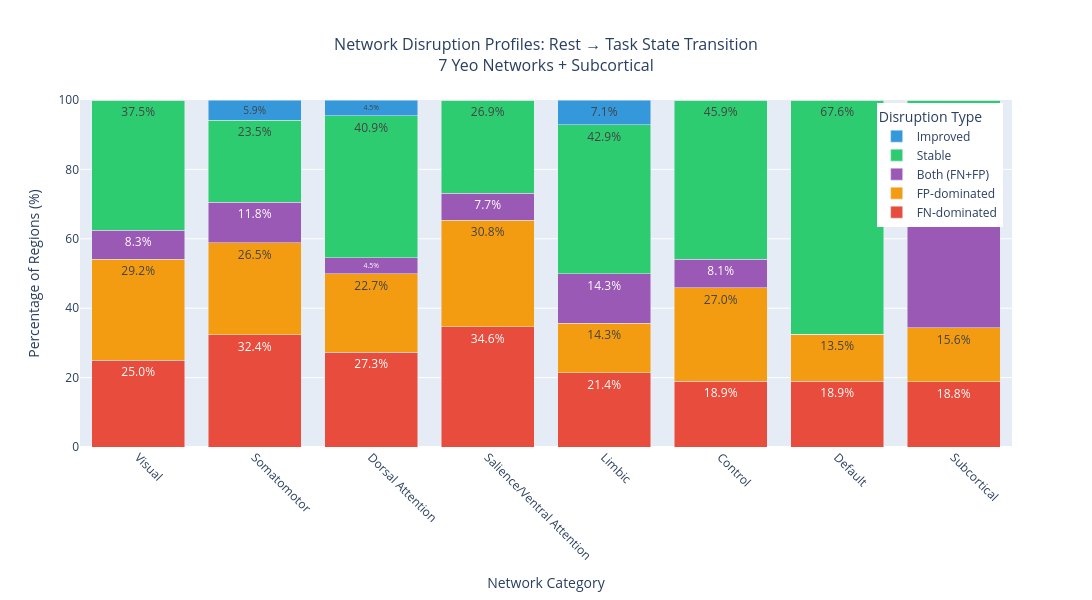

Write notebook code for a chart like this one.
### Code cell
n7_mapping = {
    'VisCent': 'Visual',
    'VisPeri': 'Visual',
    'SomMotA': 'Somatomotor',
    'SomMotB': 'Somatomotor',
    'DorsAttnA': 'Dorsal Attention',
    'DorsAttnB': 'Dorsal Attention',
    'SalVentAttnA': 'Salience/Ventral Attention',
    'SalVentAttnB': 'Salience/Ventral Attention',
    'LimbicA': 'Limbic',
    'LimbicB': 'Limbic',
    'ContA': 'Control',
    'ContB': 'Control',
    'ContC': 'Control',
    'DefaultA': 'Default',
    'DefaultB': 'Default',
    'DefaultC': 'Default',
    'TempPar': 'Temporal/Parietal'
}

# Create a function to map network names to N7 categories
def map_to_n7_category(network_name):
    """Map a network name to its N7 category."""
    # First check if it's in the mapping
    if network_name in n7_mapping:
        return n7_mapping[network_name]
    # Check if any of the mapping keys are in the network name (for partial matches)
    for key in n7_mapping:
        if key in str(network_name):
            return n7_mapping[key]
    # If not found, assume it's subcortical
    return 'Subcortical'

# Apply the mapping to create Category_8 column
network_profiles['Category_8'] = network_profiles['Network'].apply(map_to_n7_category)

# =============================================================================
# Visualization 1: Network Disruption Stacked Bar Chart
# =============================================================================

def plot_network_disruption_stacked(network_df):
    """Create stacked bar chart of disruption types by network."""
    
    # First, we need to aggregate by Category_8 since we want 8 bars
    # Let's create the aggregated data
    category_order = [
        'Visual',
        'Somatomotor', 
        'Dorsal Attention',
        'Salience/Ventral Attention',
        'Limbic',
        'Control',
        'Default',
        'Subcortical'
    ]
    
    # Filter only the categories we want (in case there are others)
    network_df = network_df[network_df['Category_8'].isin(category_order)]
    
    # Create aggregated data by Category_8
    aggregated_data = []
    
    for category in category_order:
        # Get all rows for this category
        cat_rows = network_df[network_df['Category_8'] == category]
        
        if len(cat_rows) == 0:
            continue
            
        # Calculate total regions in this category
        total_regions = cat_rows['Total_Regions'].sum()
        
        # Calculate aggregated percentages (weighted by Total_Regions)
        fn_pct = (cat_rows['FN_Count'].sum() / total_regions) * 100 if total_regions > 0 else 0
        fp_pct = (cat_rows['FP_Count'].sum() / total_regions) * 100 if total_regions > 0 else 0
        both_pct = (cat_rows['Both_Count'].sum() / total_regions) * 100 if total_regions > 0 else 0
        stable_pct = (cat_rows['Stable_Count'].sum() / total_regions) * 100 if total_regions > 0 else 0
        improved_pct = (cat_rows['Improved_Count'].sum() / total_regions) * 100 if total_regions > 0 else 0
        
        aggregated_data.append({
            'Category_8': category,
            'Total_Regions': total_regions,
            'FN_Pct': fn_pct,
            'FP_Pct': fp_pct,
            'Both_Pct': both_pct,
            'Stable_Pct': stable_pct,
            'Improved_Pct': improved_pct
        })
    
    # Create DataFrame from aggregated data
    category_df = pd.DataFrame(aggregated_data)
    
    # Sort by the predefined order
    category_df['Category_8'] = pd.Categorical(category_df['Category_8'], 
                                              categories=category_order, 
                                              ordered=True)
    category_df = category_df.sort_values('Category_8')
        
    # Now create the plot
    fig = go.Figure()
    
    colors = {
        'FN_Pct': '#E74C3C',           # Red - False Negatives
        'FP_Pct': '#F39C12',           # Orange - False Positives
        'Both_Pct': '#9B59B6',         # Purple - Both
        'Stable_Pct': '#2ECC71',       # Green - Stable
        'Improved_Pct': '#3498DB'      # Blue - Improved
    }
    
    labels = {
        'FN_Pct': 'FN-dominated',
        'FP_Pct': 'FP-dominated',
        'Both_Pct': 'Both (FN+FP)',
        'Stable_Pct': 'Stable',
        'Improved_Pct': 'Improved'
    }
    
    for col in ['FN_Pct', 'FP_Pct', 'Both_Pct', 'Stable_Pct', 'Improved_Pct']:
        fig.add_trace(go.Bar(
            name=labels[col],
            x=category_df['Category_8'],
            y=category_df[col],
            marker_color=colors[col],
            text=category_df[col].round(1),
            textposition='inside',
            texttemplate='%{text:.1f}%',
            hovertemplate='%{x}<br>' + labels[col] + ': %{y:.1f}%<br>Total regions: %{customdata}<extra></extra>',
            customdata=category_df['Total_Regions']
        ))
    
    fig.update_layout(
        barmode='stack',
        title={
            'text': 'Network Disruption Profiles: Rest → Task State Transition<br>7 Yeo Networks + Subcortical',
            'x': 0.5,
            'xanchor': 'center',
            'font': dict(size=16)
        },
        xaxis_title='Network Category',
        yaxis_title='Percentage of Regions (%)',
        height=600,
        width=1200,
        legend_title='Disruption Type',
        legend=dict(
            orientation="v",
            yanchor="top",
            y=0.99,
            xanchor="right",
            x=0.99
        ),
        hovermode='x unified'
    )
    
    fig.update_xaxes(tickangle=45)
    fig.update_yaxes(range=[0, 100])
    
    return fig, category_df

# Create and show the plot
fig_network_disruption, category_df = plot_network_disruption_stacked(network_profiles)
fig_network_disruption.show()

### Figure 1 — Plotly figure (JSON) as saved in the notebook; plotly's stock layout.template omitted (floating-point values rounded to 4 significant figures)
{"data": [{"customdata": [24, 34, 22, 26, 14, 37, 37, 32], "hovertemplate": "%{x}<br>FN-dominated: %{y:.1f}%<br>Total regions: %{customdata}<extra></extra>", "marker": {"color": "#E74C3C"}, "name": "FN-dominated", "text": [25.0, 32.4, 27.3, 34.6, 21.4, 18.9, 18.9, 18.8], "textposition": "inside", "texttemplate": "%{text:.1f}%", "type": "bar", "x": ["Visual", "Somatomotor", "Dorsal Attention", "Salience/Ventral Attention", "Limbic", "Control", "Default", "Subcortical"], "y": [25.0, 32.35, 27.27, 34.62, 21.43, 18.92, 18.92, 18.75]}, {"customdata": [24, 34, 22, 26, 14, 37, 37, 32], "hovertemplate": "%{x}<br>FP-dominated: %{y:.1f}%<br>Total regions: %{customdata}<extra></extra>", "marker": {"color": "#F39C12"}, "name": "FP-dominated", "text": [29.2, 26.5, 22.7, 30.8, 14.3, 27.0, 13.5, 15.6], "textposition": "inside", "texttemplate": "%{text:.1f}%", "type": "bar", "x": ["Visual", "Somatomotor", "Dorsal Attention", "Salience/Ventral Attention", "Limbic", "Control", "Default", "Subcortical"], "y": [29.17, 26.47, 22.73, 30.77, 14.29, 27.03, 13.51, 15.62]}, {"customdata": [24, 34, 22, 26, 14, 37, 37, 32], "hovertemplate": "%{x}<br>Both (FN+FP): %{y:.1f}%<br>Total regions: %{customdata}<extra></extra>", "marker": {"color": "#9B59B6"}, "name": "Both (FN+FP)", "text": [8.3, 11.8, 4.5, 7.7, 14.3, 8.1, 0.0, 50.0], "textposition": "inside", "texttemplate": "%{text:.1f}%", "type": "bar", "x": ["Visual", "Somatomotor", "Dorsal Attention", "Salience/Ventral Attention", "Limbic", "Control", "Default", "Subcortical"], "y": [8.333, 11.76, 4.545, 7.692, 14.29, 8.108, 0.0, 50.0]}, {"customdata": [24, 34, 22, 26, 14, 37, 37, 32], "hovertemplate": "%{x}<br>Stable: %{y:.1f}%<br>Total regions: %{customdata}<extra></extra>", "marker": {"color": "#2ECC71"}, "name": "Stable", "text": [37.5, 23.5, 40.9, 26.9, 42.9, 45.9, 67.6, 15.6], "textposition": "inside", "texttemplate": "%{text:.1f}%", "type": "bar", "x": ["Visual", "Somatomotor", "Dorsal Attention", "Salience/Ventral Attention", "Limbic", "Control", "Default", "Subcortical"], "y": [37.5, 23.53, 40.91, 26.92, 42.86, 45.95, 67.57, 15.62]}, {"customdata": [24, 34, 22, 26, 14, 37, 37, 32], "hovertemplate": "%{x}<br>Improved: %{y:.1f}%<br>Total regions: %{customdata}<extra></extra>", "marker": {"color": "#3498DB"}, "name": "Improved", "text": [0.0, 5.9, 4.5, 0.0, 7.1, 0.0, 0.0, 0.0], "textposition": "inside", "texttemplate": "%{text:.1f}%", "type": "bar", "x": ["Visual", "Somatomotor", "Dorsal Attention", "Salience/Ventral Attention", "Limbic", "Control", "Default", "Subcortical"], "y": [0.0, 5.882, 4.545, 0.0, 7.143, 0.0, 0.0, 0.0]}], "layout": {"barmode": "stack", "height": 600, "hovermode": "x unified", "legend": {"orientation": "v", "title": {"text": "Disruption Type"}, "x": 0.99, "xanchor": "right", "y": 0.99, "yanchor": "top"}, "title": {"font": {"size": 16}, "text": "Network Disruption Profiles: Rest → Task State Transition<br>7 Yeo Networks + Subcortical", "x": 0.5, "xanchor": "center"}, "width": 1200, "xaxis": {"tickangle": 45, "title": {"text": "Network Category"}}, "yaxis": {"range": [0, 100], "title": {"text": "Percentage of Regions (%)"}}}}
